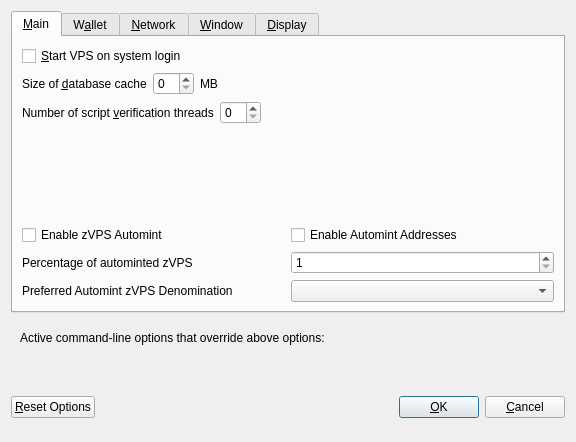
<?xml version="1.0" encoding="UTF-8"?>
<ui version="4.0">
 <class>OptionsDialog</class>
 <widget class="QDialog" name="OptionsDialog">
  <property name="geometry">
   <rect>
    <x>0</x>
    <y>0</y>
    <width>576</width>
    <height>442</height>
   </rect>
  </property>
  <property name="windowTitle">
   <string>Options</string>
  </property>
  <property name="modal">
   <bool>true</bool>
  </property>
  <layout class="QVBoxLayout" name="verticalLayout">
   <item>
    <widget class="QTabWidget" name="tabWidget">
     <property name="currentIndex">
      <number>0</number>
     </property>
     <widget class="QWidget" name="tabMain">
      <attribute name="title">
       <string>&amp;Main</string>
      </attribute>
      <layout class="QVBoxLayout" name="verticalLayout_Main">
       <item>
        <widget class="QCheckBox" name="bitcoinAtStartup">
         <property name="toolTip">
          <string>Automatically start VPS after logging in to the system.</string>
         </property>
         <property name="text">
          <string>&amp;Start VPS on system login</string>
         </property>
        </widget>
       </item>
       <item>
        <layout class="QHBoxLayout" name="horizontalLayout_2_Main">
         <item>
          <widget class="QLabel" name="databaseCacheLabel">
           <property name="text">
            <string>Size of &amp;database cache</string>
           </property>
           <property name="textFormat">
            <enum>Qt::PlainText</enum>
           </property>
           <property name="buddy">
            <cstring>databaseCache</cstring>
           </property>
          </widget>
         </item>
         <item>
          <widget class="QSpinBox" name="databaseCache"/>
         </item>
         <item>
          <widget class="QLabel" name="databaseCacheUnitLabel">
           <property name="text">
            <string>MB</string>
           </property>
           <property name="textFormat">
            <enum>Qt::PlainText</enum>
           </property>
          </widget>
         </item>
         <item>
          <spacer name="horizontalSpacer_2_Main">
           <property name="orientation">
            <enum>Qt::Horizontal</enum>
           </property>
           <property name="sizeHint" stdset="0">
            <size>
             <width>40</width>
             <height>20</height>
            </size>
           </property>
          </spacer>
         </item>
        </layout>
       </item>
       <item>
        <layout class="QHBoxLayout" name="horizontalLayout_3_Main">
         <item>
          <widget class="QLabel" name="threadsScriptVerifLabel">
           <property name="text">
            <string>Number of script &amp;verification threads</string>
           </property>
           <property name="textFormat">
            <enum>Qt::PlainText</enum>
           </property>
           <property name="buddy">
            <cstring>threadsScriptVerif</cstring>
           </property>
          </widget>
         </item>
         <item>
          <widget class="QSpinBox" name="threadsScriptVerif">
           <property name="toolTip">
            <string>(0 = auto, &lt;0 = leave that many cores free)</string>
           </property>
          </widget>
         </item>
         <item>
          <spacer name="horizontalSpacer_3_Main">
           <property name="orientation">
            <enum>Qt::Horizontal</enum>
           </property>
           <property name="sizeHint" stdset="0">
            <size>
             <width>40</width>
             <height>20</height>
            </size>
           </property>
          </spacer>
         </item>
        </layout>
       </item>
       <item>
        <spacer name="verticalSpacer_2">
         <property name="orientation">
          <enum>Qt::Vertical</enum>
         </property>
         <property name="sizeHint" stdset="0">
          <size>
           <width>20</width>
           <height>40</height>
          </size>
         </property>
        </spacer>
       </item>
       <item>
        <widget class="QWidget" name="verticalZpivOptionsWidget" native="true">
         <layout class="QVBoxLayout" name="verticalZpivOptionsLayout">
          <property name="margin">
           <number>0</number>
          </property>
          <item>
           <layout class="QHBoxLayout" name="horizontalAutomintingLayout">
            <item>
             <widget class="QCheckBox" name="checkBoxZeromintEnable">
              <property name="toolTip">
               <string>Enable automatic minting of VPS units to zVPS</string>
              </property>
              <property name="layoutDirection">
               <enum>Qt::LeftToRight</enum>
              </property>
              <property name="text">
               <string>Enable zVPS Automint</string>
              </property>
             </widget>
            </item>
            <item>
             <widget class="QCheckBox" name="checkBoxZeromintAddresses">
              <property name="toolTip">
               <string>Enable automatic zVPS minting from specific addresses</string>
              </property>
              <property name="layoutDirection">
               <enum>Qt::LeftToRight</enum>
              </property>
              <property name="text">
               <string>Enable Automint Addresses</string>
              </property>
             </widget>
            </item>
           </layout>
          </item>
          <item>
           <layout class="QHBoxLayout" name="horizontalZmintPercentageLayout">
            <item>
             <widget class="QLabel" name="percentage_label">
              <property name="toolTip">
               <string>Percentage of incoming VPS which get automatically converted to zVPS via Zerocoin Protocol (min: 10%)</string>
              </property>
              <property name="text">
               <string>Percentage of autominted zVPS</string>
              </property>
             </widget>
            </item>
            <item>
             <widget class="QSpinBox" name="zeromintPercentage">
              <property name="minimum">
               <number>1</number>
              </property>
              <property name="maximum">
               <number>100</number>
              </property>
             </widget>
            </item>
           </layout>
          </item>
          <item>
           <layout class="QHBoxLayout" name="horizontalLayout" stretch="0,0">
            <property name="sizeConstraint">
             <enum>QLayout::SetFixedSize</enum>
            </property>
            <item>
             <widget class="QLabel" name="labelPreferredDenom">
              <property name="maximumSize">
               <size>
                <width>16777215</width>
                <height>16777215</height>
               </size>
              </property>
              <property name="toolTip">
               <string>Wait with automatic conversion to Zerocoin until enough VPS for this denomination is available</string>
              </property>
              <property name="text">
               <string>Preferred Automint zVPS Denomination</string>
              </property>
             </widget>
            </item>
            <item>
             <widget class="QComboBox" name="preferredDenom">
              <property name="maximumSize">
               <size>
                <width>16777215</width>
                <height>27</height>
               </size>
              </property>
              <property name="toolTip">
               <string>Wait with automatic conversion to Zerocoin until enough VPS for this denomination is available</string>
              </property>
              <property name="maxVisibleItems">
               <number>9</number>
              </property>
              <property name="maxCount">
               <number>9</number>
              </property>
             </widget>
            </item>
           </layout>
          </item>
         </layout>
        </widget>
       </item>
      </layout>
     </widget>
     <widget class="QWidget" name="tabWallet">
      <attribute name="title">
       <string>W&amp;allet</string>
      </attribute>
      <layout class="QVBoxLayout" name="verticalLayout_Wallet">
       <item>
        <layout class="QHBoxLayout" name="horizontalLayout_2_Wallet">
         <item>
          <widget class="QLabel" name="labelStakeSplitThresholdText">
           <property name="text">
            <string>Stake split threshold:</string>
           </property>
          </widget>
         </item>
         <item>
          <widget class="QSpinBox" name="spinBoxStakeSplitThreshold">
           <property name="minimum">
            <number>1</number>
           </property>
           <property name="maximum">
            <number>999999</number>
           </property>
          </widget>
         </item>
        </layout>
       </item>
       <item>
        <widget class="QGroupBox" name="groupBox">
         <property name="title">
          <string>Expert</string>
         </property>
         <layout class="QVBoxLayout" name="verticalLayout_2">
          <item>
           <widget class="QCheckBox" name="coinControlFeatures">
            <property name="toolTip">
             <string>Whether to show coin control features or not.</string>
            </property>
            <property name="text">
             <string>Enable coin &amp;control features</string>
            </property>
           </widget>
          </item>
          <item>
           <widget class="QCheckBox" name="showMasternodesTab">
            <property name="toolTip">
             <string>Show additional tab listing all your masternodes in first sub-tab&lt;br/&gt;and all masternodes on the network in second sub-tab.</string>
            </property>
            <property name="text">
             <string>Show Masternodes Tab</string>
            </property>
           </widget>
          </item>
          <item>
           <widget class="QCheckBox" name="spendZeroConfChange">
            <property name="toolTip">
             <string>If you disable the spending of unconfirmed change, the change from a transaction&lt;br/&gt;cannot be used until that transaction has at least one confirmation.&lt;br/&gt;This also affects how your balance is computed.</string>
            </property>
            <property name="text">
             <string>&amp;Spend unconfirmed change</string>
            </property>
           </widget>
          </item>
         </layout>
        </widget>
       </item>
       <item>
        <spacer name="verticalSpacer_Wallet">
         <property name="orientation">
          <enum>Qt::Vertical</enum>
         </property>
         <property name="sizeHint" stdset="0">
          <size>
           <width>20</width>
           <height>40</height>
          </size>
         </property>
        </spacer>
       </item>
      </layout>
     </widget>
     <widget class="QWidget" name="tabNetwork">
      <attribute name="title">
       <string>&amp;Network</string>
      </attribute>
      <layout class="QVBoxLayout" name="verticalLayout_Network">
       <item>
        <widget class="QCheckBox" name="mapPortUpnp">
         <property name="toolTip">
          <string>Automatically open the VPS client port on the router. This only works when your router supports UPnP and it is enabled.</string>
         </property>
         <property name="text">
          <string>Map port using &amp;UPnP</string>
         </property>
        </widget>
       </item>
       <item>
        <widget class="QCheckBox" name="allowIncoming">
         <property name="toolTip">
          <string>Accept connections from outside</string>
         </property>
         <property name="text">
          <string>Allow incoming connections</string>
         </property>
        </widget>
       </item>
       <item>
        <widget class="QCheckBox" name="connectSocks">
         <property name="toolTip">
          <string>Connect to the VPS network through a SOCKS5 proxy.</string>
         </property>
         <property name="text">
          <string>&amp;Connect through SOCKS5 proxy (default proxy):</string>
         </property>
        </widget>
       </item>
       <item>
        <layout class="QHBoxLayout" name="horizontalLayout_1_Network">
         <item>
          <widget class="QLabel" name="proxyIpLabel">
           <property name="text">
            <string>Proxy &amp;IP:</string>
           </property>
           <property name="textFormat">
            <enum>Qt::PlainText</enum>
           </property>
           <property name="buddy">
            <cstring>proxyIp</cstring>
           </property>
          </widget>
         </item>
         <item>
          <widget class="QValidatedLineEdit" name="proxyIp">
           <property name="minimumSize">
            <size>
             <width>140</width>
             <height>0</height>
            </size>
           </property>
           <property name="maximumSize">
            <size>
             <width>140</width>
             <height>16777215</height>
            </size>
           </property>
           <property name="toolTip">
            <string>IP address of the proxy (e.g. IPv4: 127.0.0.1 / IPv6: ::1)</string>
           </property>
          </widget>
         </item>
         <item>
          <widget class="QLabel" name="proxyPortLabel">
           <property name="text">
            <string>&amp;Port:</string>
           </property>
           <property name="textFormat">
            <enum>Qt::PlainText</enum>
           </property>
           <property name="buddy">
            <cstring>proxyPort</cstring>
           </property>
          </widget>
         </item>
         <item>
          <widget class="QLineEdit" name="proxyPort">
           <property name="minimumSize">
            <size>
             <width>55</width>
             <height>0</height>
            </size>
           </property>
           <property name="maximumSize">
            <size>
             <width>55</width>
             <height>16777215</height>
            </size>
           </property>
           <property name="toolTip">
            <string>Port of the proxy (e.g. 9050)</string>
           </property>
          </widget>
         </item>
         <item>
          <spacer name="horizontalSpacer_1_Network">
           <property name="orientation">
            <enum>Qt::Horizontal</enum>
           </property>
           <property name="sizeHint" stdset="0">
            <size>
             <width>40</width>
             <height>20</height>
            </size>
           </property>
          </spacer>
         </item>
        </layout>
       </item>
       <item>
        <spacer name="verticalSpacer_Network">
         <property name="orientation">
          <enum>Qt::Vertical</enum>
         </property>
         <property name="sizeHint" stdset="0">
          <size>
           <width>20</width>
           <height>40</height>
          </size>
         </property>
        </spacer>
       </item>
      </layout>
     </widget>
     <widget class="QWidget" name="tabWindow">
      <attribute name="title">
       <string>&amp;Window</string>
      </attribute>
      <layout class="QVBoxLayout" name="verticalLayout_Window">
       <item>
        <widget class="QCheckBox" name="minimizeToTray">
         <property name="toolTip">
          <string>Show only a tray icon after minimizing the window.</string>
         </property>
         <property name="text">
          <string>&amp;Minimize to the tray instead of the taskbar</string>
         </property>
        </widget>
       </item>
       <item>
        <widget class="QCheckBox" name="minimizeOnClose">
         <property name="toolTip">
          <string>Minimize instead of exit the application when the window is closed. When this option is enabled, the application will be closed only after selecting Quit in the menu.</string>
         </property>
         <property name="text">
          <string>M&amp;inimize on close</string>
         </property>
        </widget>
       </item>
       <item>
        <spacer name="verticalSpacer_Window">
         <property name="orientation">
          <enum>Qt::Vertical</enum>
         </property>
         <property name="sizeHint" stdset="0">
          <size>
           <width>20</width>
           <height>40</height>
          </size>
         </property>
        </spacer>
       </item>
      </layout>
     </widget>
     <widget class="QWidget" name="tabDisplay">
      <attribute name="title">
       <string>&amp;Display</string>
      </attribute>
      <layout class="QVBoxLayout" name="verticalLayout_Display">
       <item>
        <layout class="QHBoxLayout" name="horizontalLayout_1_Display">
         <item>
          <widget class="QLabel" name="langLabel">
           <property name="text">
            <string>User Interface &amp;language:</string>
           </property>
           <property name="textFormat">
            <enum>Qt::PlainText</enum>
           </property>
           <property name="buddy">
            <cstring>lang</cstring>
           </property>
          </widget>
         </item>
         <item>
          <widget class="QValueComboBox" name="lang">
           <property name="toolTip">
            <string>The user interface language can be set here. This setting will take effect after restarting VPS.</string>
           </property>
          </widget>
         </item>
        </layout>
       </item>
       <item>
        <widget class="QLabel" name="label_3">
         <property name="toolTip">
          <string notr="true"/>
         </property>
         <property name="statusTip">
          <string notr="true"/>
         </property>
         <property name="whatsThis">
          <string notr="true"/>
         </property>
         <property name="accessibleName">
          <string notr="true"/>
         </property>
         <property name="text">
          <string>Language missing or translation incomplete? Help contributing translations here:
https://www.transifex.com/vipo-project/vipo-project-translations</string>
         </property>
         <property name="wordWrap">
          <bool>true</bool>
         </property>
         <property name="openExternalLinks">
          <bool>true</bool>
         </property>
         <property name="textInteractionFlags">
          <set>Qt::TextBrowserInteraction</set>
         </property>
        </widget>
       </item>
       <item>
        <layout class="QHBoxLayout" name="horizontalLayout_2_Display" stretch="0,0">
         <item>
          <widget class="QLabel" name="themeLabel">
           <property name="text">
            <string>User Interface Theme:</string>
           </property>
          </widget>
         </item>
         <item>
          <widget class="QValueComboBox" name="theme"/>
         </item>
        </layout>
       </item>
       <item>
        <widget class="QWidget" name="verticalZpivDisplayWidget" native="true">
         <layout class="QVBoxLayout" name="verticalZpivDisplayLayout">
          <property name="margin">
           <number>0</number>
          </property>
          <item>
           <widget class="Line" name="line">
            <property name="orientation">
             <enum>Qt::Horizontal</enum>
            </property>
           </widget>
          </item>
          <item>
           <layout class="QHBoxLayout" name="horizontalLayout_3_Display">
            <item>
             <widget class="QLabel" name="unitLabel">
              <property name="text">
               <string>Unit to show amounts in:</string>
              </property>
              <property name="textFormat">
               <enum>Qt::PlainText</enum>
              </property>
             </widget>
            </item>
            <item>
             <widget class="QValueComboBox" name="unit">
              <property name="toolTip">
               <string>Choose the default subdivision unit to show in the interface and when sending coins.</string>
              </property>
             </widget>
            </item>
           </layout>
          </item>
          <item>
           <layout class="QHBoxLayout" name="horizontalLayout_4_Display">
            <item>
             <widget class="QLabel" name="digitsLabel">
              <property name="text">
               <string>Decimal digits</string>
              </property>
             </widget>
            </item>
            <item>
             <widget class="QValueComboBox" name="digits"/>
            </item>
           </layout>
          </item>
          <item>
           <layout class="QHBoxLayout" name="horizontalLayout_5_Display">
            <item>
             <widget class="QCheckBox" name="checkBoxHideZeroBalances">
              <property name="toolTip">
               <string>Hide empty balances</string>
              </property>
              <property name="layoutDirection">
               <enum>Qt::LeftToRight</enum>
              </property>
              <property name="text">
               <string>Hide empty balances</string>
              </property>
             </widget>
            </item>
            <item>
             <widget class="QCheckBox" name="checkBoxHideOrphans">
              <property name="toolTip">
               <string>Hide orphan stakes in transaction lists</string>
              </property>
              <property name="text">
               <string>Hide orphan stakes</string>
              </property>
             </widget>
            </item>
            <item>
             <spacer name="horizontalSpacer">
              <property name="orientation">
               <enum>Qt::Horizontal</enum>
              </property>
              <property name="sizeHint" stdset="0">
               <size>
                <width>40</width>
                <height>20</height>
               </size>
              </property>
             </spacer>
            </item>
           </layout>
          </item>
          <item>
           <layout class="QHBoxLayout" name="horizontalLayout_6_Display">
            <item>
             <widget class="QLabel" name="thirdPartyTxUrlsLabel">
              <property name="toolTip">
               <string>Third party URLs (e.g. a block explorer) that appear in the transactions tab as context menu items. %s in the URL is replaced by transaction hash. Multiple URLs are separated by vertical bar |.</string>
              </property>
              <property name="text">
               <string>Third party transaction URLs</string>
              </property>
             </widget>
            </item>
            <item>
             <widget class="QLineEdit" name="thirdPartyTxUrls">
              <property name="toolTip">
               <string>Third party URLs (e.g. a block explorer) that appear in the transactions tab as context menu items. %s in the URL is replaced by transaction hash. Multiple URLs are separated by vertical bar |.</string>
              </property>
             </widget>
            </item>
           </layout>
          </item>
         </layout>
        </widget>
       </item>
       <item>
        <spacer name="verticalSpacer">
         <property name="orientation">
          <enum>Qt::Vertical</enum>
         </property>
         <property name="sizeHint" stdset="0">
          <size>
           <width>20</width>
           <height>40</height>
          </size>
         </property>
        </spacer>
       </item>
      </layout>
     </widget>
    </widget>
   </item>
   <item>
    <widget class="QFrame" name="frame">
     <layout class="QVBoxLayout" name="verticalLayout_Bottom">
      <item>
       <layout class="QHBoxLayout" name="horizontalLayout_Bottom">
        <item>
         <widget class="QLabel" name="overriddenByCommandLineInfoLabel">
          <property name="text">
           <string>Active command-line options that override above options:</string>
          </property>
          <property name="textFormat">
           <enum>Qt::PlainText</enum>
          </property>
         </widget>
        </item>
        <item>
         <spacer name="horizontalSpacer_Bottom">
          <property name="orientation">
           <enum>Qt::Horizontal</enum>
          </property>
          <property name="sizeHint" stdset="0">
           <size>
            <width>40</width>
            <height>20</height>
           </size>
          </property>
         </spacer>
        </item>
       </layout>
      </item>
      <item>
       <widget class="QLabel" name="overriddenByCommandLineLabel">
        <property name="text">
         <string/>
        </property>
        <property name="textFormat">
         <enum>Qt::PlainText</enum>
        </property>
        <property name="wordWrap">
         <bool>true</bool>
        </property>
       </widget>
      </item>
     </layout>
    </widget>
   </item>
   <item>
    <layout class="QHBoxLayout" name="horizontalLayout_Buttons">
     <item>
      <widget class="QPushButton" name="resetButton">
       <property name="toolTip">
        <string>Reset all client options to default.</string>
       </property>
       <property name="text">
        <string>&amp;Reset Options</string>
       </property>
       <property name="autoDefault">
        <bool>false</bool>
       </property>
      </widget>
     </item>
     <item>
      <spacer name="horizontalSpacer_1">
       <property name="orientation">
        <enum>Qt::Horizontal</enum>
       </property>
       <property name="sizeHint" stdset="0">
        <size>
         <width>40</width>
         <height>48</height>
        </size>
       </property>
      </spacer>
     </item>
     <item>
      <widget class="QLabel" name="statusLabel">
       <property name="minimumSize">
        <size>
         <width>200</width>
         <height>0</height>
        </size>
       </property>
       <property name="font">
        <font>
         <weight>75</weight>
         <bold>true</bold>
        </font>
       </property>
       <property name="text">
        <string/>
       </property>
       <property name="textFormat">
        <enum>Qt::PlainText</enum>
       </property>
       <property name="wordWrap">
        <bool>true</bool>
       </property>
      </widget>
     </item>
     <item>
      <spacer name="horizontalSpacer_2">
       <property name="orientation">
        <enum>Qt::Horizontal</enum>
       </property>
       <property name="sizeHint" stdset="0">
        <size>
         <width>40</width>
         <height>48</height>
        </size>
       </property>
      </spacer>
     </item>
     <item>
      <widget class="QPushButton" name="okButton">
       <property name="text">
        <string>&amp;OK</string>
       </property>
       <property name="autoDefault">
        <bool>false</bool>
       </property>
       <property name="default">
        <bool>true</bool>
       </property>
      </widget>
     </item>
     <item>
      <widget class="QPushButton" name="cancelButton">
       <property name="text">
        <string>&amp;Cancel</string>
       </property>
       <property name="autoDefault">
        <bool>false</bool>
       </property>
      </widget>
     </item>
    </layout>
   </item>
  </layout>
 </widget>
 <customwidgets>
  <customwidget>
   <class>QValidatedLineEdit</class>
   <extends>QLineEdit</extends>
   <header>qvalidatedlineedit.h</header>
  </customwidget>
  <customwidget>
   <class>QValueComboBox</class>
   <extends>QComboBox</extends>
   <header>qvaluecombobox.h</header>
  </customwidget>
 </customwidgets>
 <resources/>
 <connections/>
</ui>
